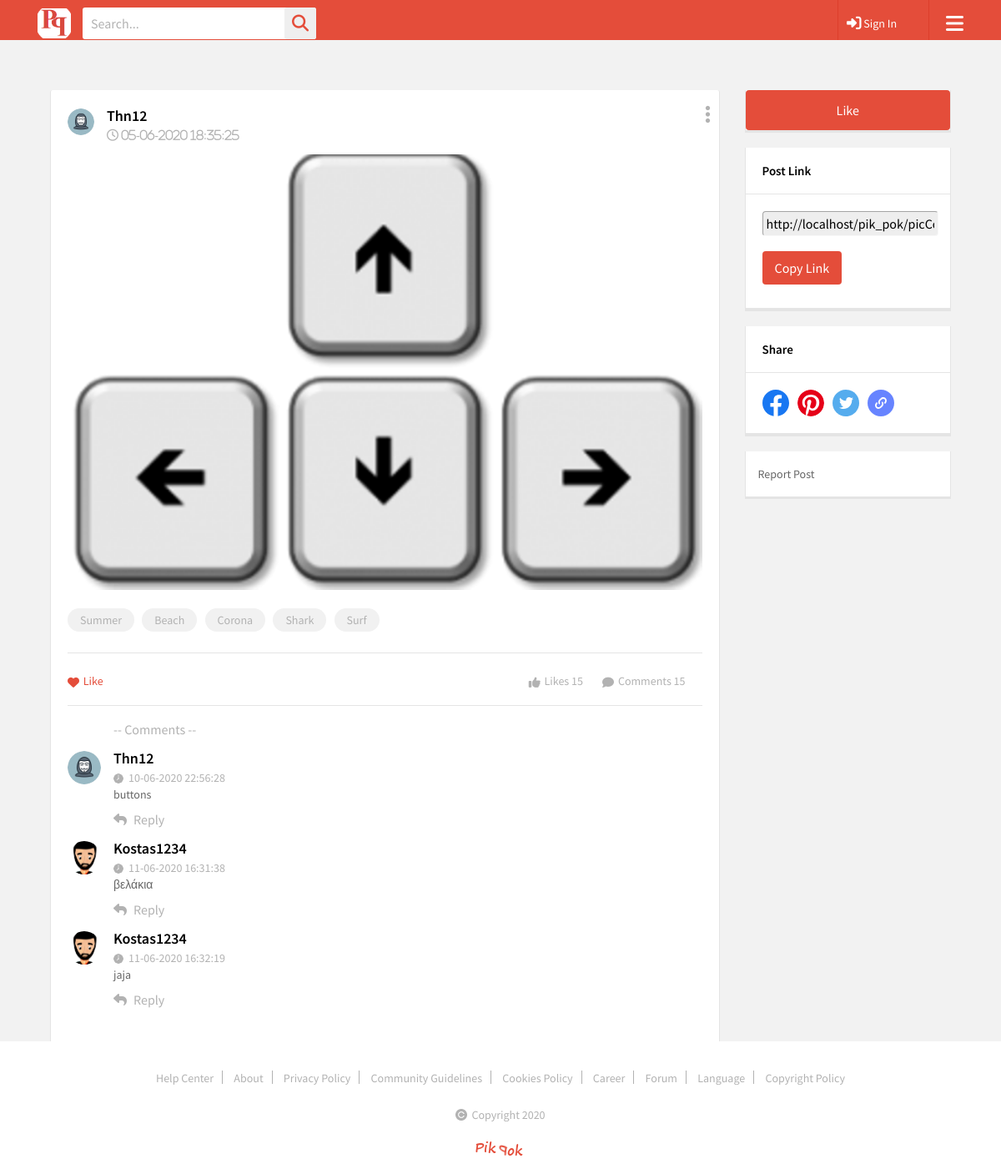
/picComments.php?photo_id=10, run on the app's committed database.
### tables this page shows
CREATE TABLE `members` (
  `username` varchar(100) NOT NULL,
  `password` mediumtext NOT NULL,
  `fname` varchar(100) NOT NULL,
  `lname` varchar(100) NOT NULL,
  `email` varchar(100) NOT NULL,
  `date_of_registration` date NOT NULL,
  `id` int(30) NOT NULL,
  `sex` tinyint(1) DEFAULT NULL,
  `date_of_birth` date DEFAULT NULL,
  `profile_pic` varchar(100) DEFAULT NULL,
  `picture_path` varchar(100) DEFAULT NULL
);

CREATE TABLE `images` (
  `photo_id` int(11) NOT NULL,
  `photo_name` varchar(100) DEFAULT NULL,
  `photo_likes` bigint(20) DEFAULT NULL,
  `photo_path` varchar(100) DEFAULT NULL,
  `username` varchar(100) DEFAULT NULL,
  `photo_tag` varchar(100) DEFAULT NULL,
  `date_posted` datetime DEFAULT NULL
);

CREATE TABLE `post_comments` (
  `post_comments_id` int(11) NOT NULL,
  `post_id` int(11) DEFAULT NULL,
  `user_id` int(11) DEFAULT NULL,
  `comment_text` text DEFAULT NULL,
  `time_commented` datetime DEFAULT NULL
);

### picComments.php (the view, shortened to what this page needs)
<?php
require('db/db.php');
$photo_id = $_GET['photo_id'];
mysqli_set_charset($con,"utf8");
$query2 = "SELECT photo_name,photo_path FROM images WHERE photo_id = $photo_id";
$result = mysqli_query($con, $query2);
$row2 = mysqli_fetch_array($result);
?>
<!DOCTYPE html>
<html>
<head>
	<link rel="stylesheet" type="text/css" href="css/animate.css">
	<link rel="stylesheet" type="text/css" href="css/bootstrap.min.css">
	<link rel="stylesheet" type="text/css" href="css/flatpickr.min.css">
	<link rel="stylesheet" type="text/css" href="lib/slick/slick.css">
	<link rel="stylesheet" type="text/css" href="lib/slick/slick-theme.css">
	<link rel="stylesheet" type="text/css" href="css/style.css">
	<link rel="stylesheet" type="text/css" href="css/responsive.css">
</head>
<body oncontextmenu="return false;">
    <div class="wrapper">
        <header>
			<div class="container">
				<div class="header-data">
					<div class="logo">
						<a href="index.php" title=""><img src="images/logo.png" alt=""></a>
					</div>
					<div class="search-bar">
						<form>
							<input type="text" name="search" placeholder="Search...">
							<button type="submit"><i class="fa fa-search"></i></button>
						</form>
					</div>
					<div class="menu-btn">
						<a href="#" title=""><i class="fa fa-bars"></i></a>
					</div>
			<?php
				if(isset($_SESSION['username'])) {
				$uname = $_SESSION['username'];
				$query_picture = "SELECT picture_path, profile_pic FROM members WHERE username = '$uname'";
				$result_picture = mysqli_query($con, $query_picture);
				$row_picture = mysqli_fetch_array($result_picture);
				$picture_path = $row_picture['picture_path'];
				$picture_name = $row_picture['profile_pic'];
				echo "
					<div class='user-account'>
						<div class='user-info'>
							<img style=\"width:32px; height:32px;\" src=\"".$picture_path.$picture_name."\" alt=\"users photo\"/>
							<a href='profile3.php' title=''>";?>
							<?php if(isset($_SESSION['username']))  echo $_SESSION['username'];
							echo "</a>
							<i class='fa fa-angle-down'></i>
						</div>
						<div class='user-account-settingss'>
							<h3>Online Status</h3>
							<ul class='on-off-status'>
								<li>
									<div class='fgt-sec'>
										<input type='radio' name='cc' id='c5'>
										<label for='c5'>
											<span></span>
										</label>
										<small>Online</small>
									</div>
								</li>
								<li>
									<div class='fgt-sec'>
										<input type='radio' name='cc' id='c6'>
										<label for='c6'>
											<span></span>
										</label>
										<small>Offline</small>
									</div>
								</li>
							</ul>
							<h3>Custom Status</h3>
							<div class='search_form'>
								<form>
									<input type='text' name='search'>
									<button type='submit'>Ok</button>
								</form>
							</div>
							<h3>Setting</h3>
							<ul class='us-links'>
								<li><a href='profile-account-setting.php' title=''>Account Setting</a></li>
								<li><a href='#' title=''>Privacy</a></li>
								<li><a href='#' title=''>Faqs</a></li>
								<li><a href='termsofuse.php' title=''>Terms & Conditions</a></li>
							</ul>
							<h3 class='tc'><a href='db/logout.php' title=''>Logout</a></h3>
						</div>
					</div>
					";
				}
					else
						echo "<div class='user-account'>
						<div class='user-info' style='margin-left:auto; margin-right:auto;'>
							<a href='signin.php' title=''> <i class='fa fa-sign-in fa-lg'></i> Sign In</a>
						</div>
					";
			?>
				</div>
			</div>
		</header>
        <main>
            <div class="main-section">
                <div class="container">
                    <div class="main-section-data">
                        <div class="row">
                            <div class="col-xl-9 col-lg-9 col-md-12">
                                <div class="main-ws-sec">
                                    <div class="posts-section">
                                        <div class="post-bar">
                                            <div class="post_topbar">
                                                <div class="usy-dt">
													<?php
													$query = "SELECT * FROM images WHERE photo_id = $photo_id";
													$result = mysqli_query($con, $query);
													$row = mysqli_fetch_array($result);
													$username = $row['username'];
													$query3 = "SELECT username, picture_path, profile_pic FROM members WHERE username = '$username'";
													$result3 = mysqli_query($con, $query3);
													$row3 = mysqli_fetch_array($result3);
													$user_of_post = $row['username'];
													$post_user_picture_path = $row3['picture_path'];
													$post_user_picture_name = $row3['profile_pic'];
													echo "
                                                  	<img style=\"width:32px; height:32px;\" src=\"".$post_user_picture_path.$post_user_picture_name."\" alt=\"users photo\"/> ";?>
                                                    <div class="usy-name">
                                                        <h3><?php echo $user_of_post.'</h3>
														<span><i class="fa fa-clock-o" aria-hidden="true"> '.date("d-m-Y H:i:s", strtotime($row['date_posted'])).'</i></span>'; ?>
                                                    </div>
                                                </div>
                                                <div class="ed-opts">
                                                    <a href="#" title="" class="ed-opts-open"><i class="fa fa-ellipsis-v"></i></a>
                                                </div>
                                            </div>
                                            <div class="pt-3 job_descp accountnone">
                                                <img src="<?php echo $row2['photo_path'].$row2['photo_name'];?>" class="job-dt"></img>
                                                <ul class="skill-tags">
                                                    <li><a href="#" title="">Summer</a></li>
                                                    <li><a href="#" title="">Beach</a></li>
                                                    <li><a href="#" title="">Corona</a></li>
                                                    <li><a href="#" title="">Shark</a></li>
                                                    <li><a href="#" title="">Surf</a></li>
                                                </ul>
                                            </div>
                                            <div class="job-status-bar btm-line">
                                               <ul class="like-com">
													<li>
														<a href="#" class="active"><i class="fa fa-heart"></i> Like</a> </li>
												</ul>
												<ul style= "float:right;" class="like-com">
													<li><a style="color:#b2b2b2;" class=""><i class="fa fa-thumbs-up"></i> Likes 15</a></li>
													<li><a style="color:#b2b2b2;" class=""><i class="fa fa-comment"></i> Comments 15</a></li>
												</ul>
                                            </div>
											<div class="comment-area">
												<div class="reply-area">
												   <p><br></p>
												   <span style="cursor:default;" >-- Comments --<br></span>
												   <br>
												</div>
											</div>
											<?php
											$query = "SELECT * FROM post_comments WHERE post_id = $photo_id";
											$result = mysqli_query($con, $query);
											while ($row = mysqli_fetch_array($result)) {
											$user_id = $row['user_id'];
											$query3 = "SELECT username, picture_path, profile_pic FROM members WHERE id = '$user_id'";
											$result3 = mysqli_query($con, $query3);
											$row3 = mysqli_fetch_array($result3);
											echo '
                                            <div class="comment-area">
                                                <div class="post_topbar">
                                                    <div class="usy-dt">
                                                        <img style="width:40px; height:40px;" src="'.$row3['picture_path'].$row3['profile_pic'].'" alt="users photo"/>
                                                        <div class="usy-name">
                                                            <h3>'.$row3['username'].'</h3>
                                                            <span><img src="images/clock.png" alt="">'.date("d-m-Y H:i:s", strtotime($row['time_commented'])).'</span>
                                                        </div>
                                                    </div>
                                                </div>
                                                <div class="reply-area">
                                                    <p class="myp">'.$row['comment_text'];
                                                    echo'</p>
                                                    <span><i class="fa fa-mail-reply"></i>Reply</span>
                                                </div>
                                            </div>
                                        	<br>
											';
											}
											?>
                                            <div class="postcomment">
                                                <div class="row">
                                                    <div class="col-md-2">
                                                    </div>
                                                    <div class="col-md-8">
                                                        <form class='aform'>
                                                            <div class="form-group">
                                                            </div>
                                                        </form>
                                                    </div>
                                                    <div class="col-md-2">
                                                        <a style="cursor:pointer;" id="send-comment"  class="send-comment text-white">Send</a>
                                                    </div>
                                                </div>
                                            </div>
                                        </div>
                                    </div>
                                </div>
                            </div>
                            <div class="col-xl-3 col-lg-3 col-md-12">
                                <div class="right-sidebar">
                                     <div class="widget widget-about bid-place">
                                        <button type="button" class="btn btn-primary" data-toggle="modal" data-target="#applyjob" data-whatever="@mdo">Like</button>
                                    </div>
                                    <div class="widget widget-jobs">
                                        <div class="sd-title">
                                            <h3>Post Link</h3>
                                        </div>
                                        <div class="sd-title copylink">
                                            <input type="text" id="postLink" value="http://localhost/pik_pok/picComments.php?photo_id=<?php echo $photo_id;?>" readonly></input>
                                            <span><a onclick="CopyText()">Copy Link</a></span>
                                        </div>
                                    </div>
                                    <div class="widget widget-jobs">
                                        <div class="sd-title">
                                            <h3>Share</h3>
                                        </div>
                                        <div class="sd-title copylink">
                                            <ul>
                                            	<li>
                                                <img src="images/social3.svg" alt="image"></li>
                                                <li>
                                                <img src="images/social5.svg" alt="image"></li>
                                                <li>
                                                <img src="images/social1.svg" alt="image"></li>
                                                <li>
                                                <img src="images/social2.svg" alt="image">
                                                </li>
                                            </ul>
                                        </div>
                                    </div>
                                     <div class="widget widget-projectid">
                                        <p>Report Post</p>
                                    </div>
                                </div>
                            </div>
                        </div>
                    </div>
                </div>
            </div>
        </main>
        <footer class="fixed-bottom">
            <div class="footy-sec mn no-margin">
                <div class="container">
                    <ul>
                        <li><a href="help-center.html" title="">Help Center</a></li>
						<li><a href="about.php" title="">About</a></li>
						<li><a href="#" title="">Privacy Policy</a></li>
						<li><a href="#" title="">Community Guidelines</a></li>
						<li><a href="#" title="">Cookies Policy</a></li>
						<li><a href="#" title="">Career</a></li>
						<li><a href="forum.html" title="">Forum</a></li>
						<li><a href="#" title="">Language</a></li>
						<li><a href="#" title="">Copyright Policy</a></li>
                    </ul>
                    <p><img src="images/copy-icon2.png" alt="">Copyright <script type="text/javascript">document.write(new Date().getFullYear());</script></p>
                    <img class="fl-rgt" src="images/logo2.png" alt="">
                </div>
            </div>
        </footer>
        </div>
</body>
</html>

### css/responsive.css (style rules this page uses)
@media (max-width: 1200px) { .menu-btn { display: block; } }
@media (max-width: 1200px) { .sd-title h3 { font-size: 15px; } }
@media (max-width: 1200px) { .footy-sec ul { width: 100%;text-align: center; } }
@media (max-width: 1200px) { .fl-rgt { float: none;margin-top: 0;padding-bottom: 20px;width: auto;padding-right: 0; } }
@media (max-width: 1200px) { .footy-sec.mn p { margin-top: 0;padding-bottom: 20px; } }
@media (max-width: 1200px) { .footy-sec.mn ul { padding: 30px 0 25px 0; } }
@media (max-width: 1200px) { .footy-sec p { width: 100%;text-align: center;margin-top: 15px; } }
@media (max-width: 1200px) { .footy-sec p img { float: none;top: 2px; } }
@media (max-width: 1200px) { .footy-sec { text-align: center; } }

### data on the page
members: picture_path+profile_pic (placeholder picture)
images: username "Thn12", date_posted "05-06-2020 18:35:25", photo_path+photo_name (picture)
post_comments: user.profile_pic (placeholder picture), user.username "Thn12", time_commented "10-06-2020 22:56:28", comment_text "buttons"
post_comments: user.profile_pic (picture), user.username "Kostas1234", time_commented "11-06-2020 16:31:38", comment_text "βελάκια"
post_comments: user.profile_pic (picture), user.username "Kostas1234", time_commented "11-06-2020 16:32:19", comment_text "jaja"
